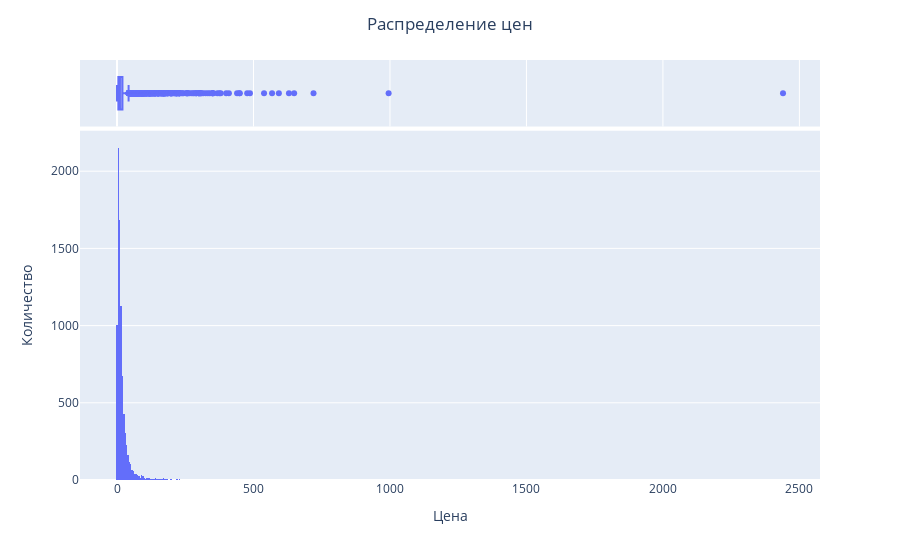

The notebook cell this image was saved under:
### Code cell
fig_price = px.histogram(df,
                        x='price',
                        marginal='box')

fig_price.update_layout(
    title="Распределение цен",
    title_x = 0.5,
    xaxis_title="Цена",
    yaxis_title="Количество")

### Figure 1 — Plotly figure (JSON) as saved in the notebook; plotly's stock layout.template omitted (floating-point values rounded to 4 significant figures; data arrays with more than 128 entries replaced by an {"elided": "..."} marker saying what was removed)
{"data": [{"alignmentgroup": "True", "bingroup": "x", "hovertemplate": "price=%{x}<br>count=%{y}<extra></extra>", "legendgroup": "", "marker": {"color": "#636efa", "pattern": {"shape": ""}}, "name": "", "offsetgroup": "", "orientation": "v", "showlegend": false, "type": "histogram", "x": {"elided": "8533 float values"}, "xaxis": "x", "yaxis": "y"}, {"alignmentgroup": "True", "hovertemplate": "price=%{x}<extra></extra>", "legendgroup": "", "marker": {"color": "#636efa"}, "name": "", "notched": true, "offsetgroup": "", "showlegend": false, "type": "box", "x": {"elided": "8533 float values"}, "xaxis": "x2", "yaxis": "y2"}], "layout": {"barmode": "relative", "legend": {"tracegroupgap": 0}, "margin": {"t": 60}, "title": {"text": "Распределение цен", "x": 0.5}, "xaxis": {"anchor": "y", "domain": [0, 1], "title": {"text": "Цена"}}, "xaxis2": {"anchor": "y2", "domain": [0, 1], "matches": "x", "showgrid": true, "showticklabels": false}, "yaxis": {"anchor": "x", "domain": [0, 0.8316], "title": {"text": "Количество"}}, "yaxis2": {"anchor": "x2", "domain": [0.8416, 1], "matches": "y2", "showgrid": false, "showline": false, "showticklabels": false, "ticks": ""}}}
